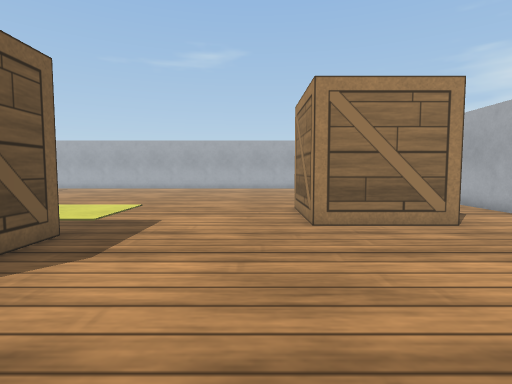
[1] (above)

23 first-person views from a walk through a world built for the Webots simulator. The camera is 0.15 m above the floor, tilts 4° down and sees 80° across. The floor is counted in squares, 0.1 m on a side. Each view is taken from the middle of a square. On the plan, view 1 faces up. The plan holds only what a view shows up to about 15 squares ahead; the rest is blank. Robots are left out. Webots' stock objects and surfaces are drawn as simple stand-ins.

[2]
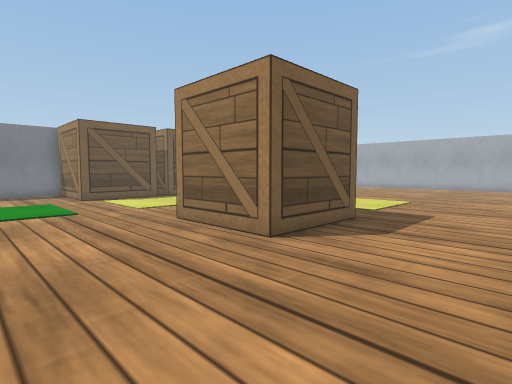

[3]
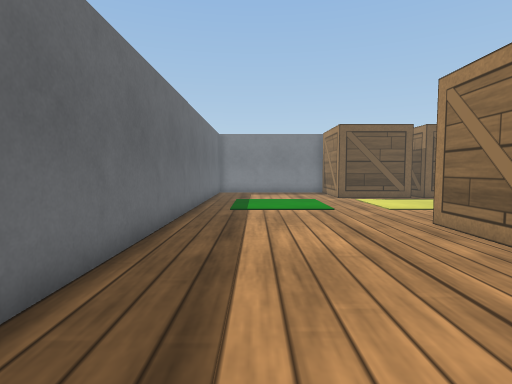

[4]
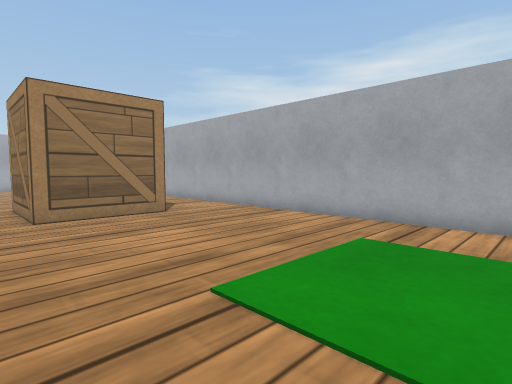

[5]
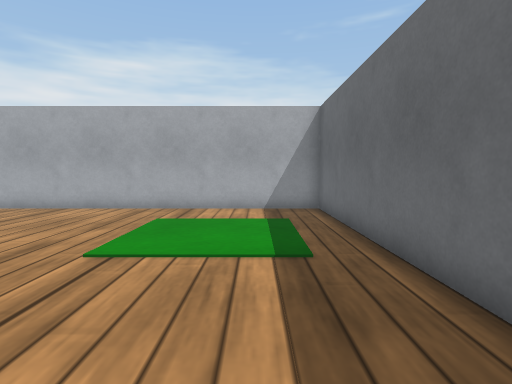

[6]
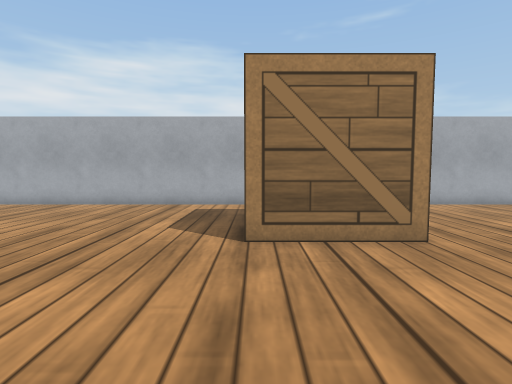

[7]
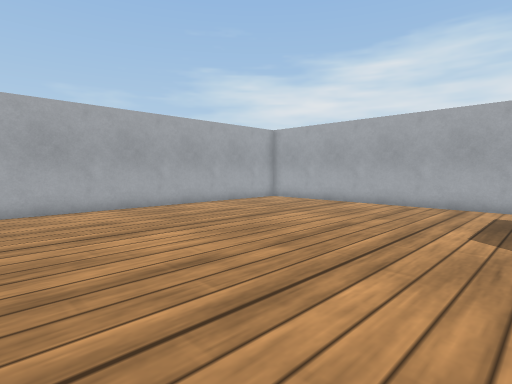

[8]
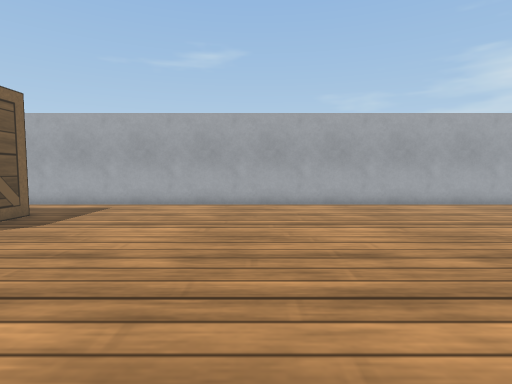

[9]
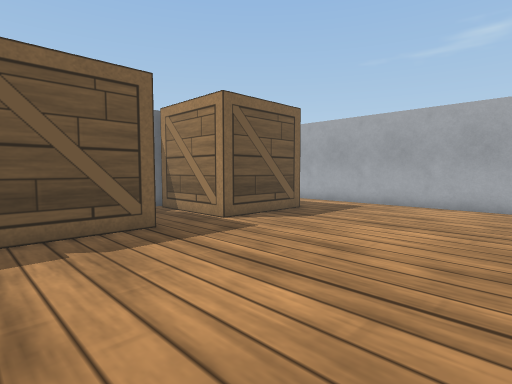

[10]
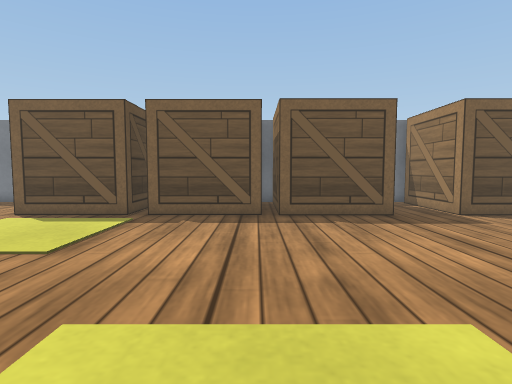

[11]
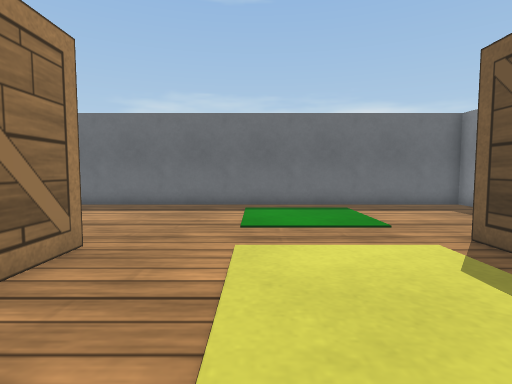

[12]
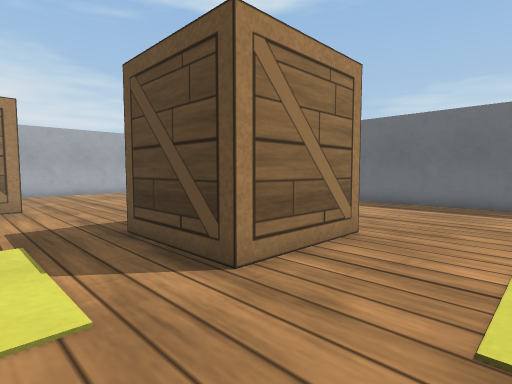

[13]
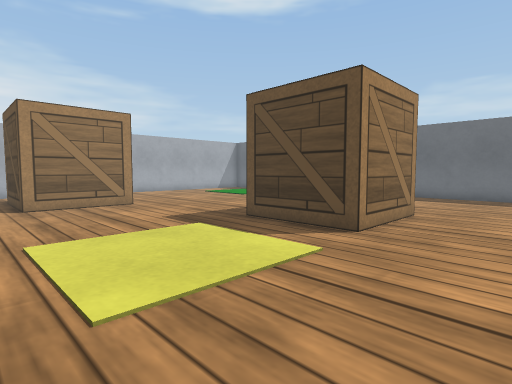

[14]
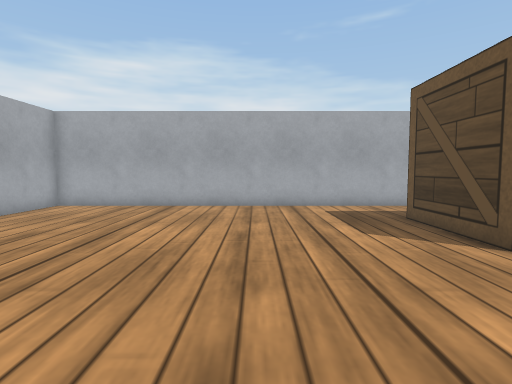

[15]
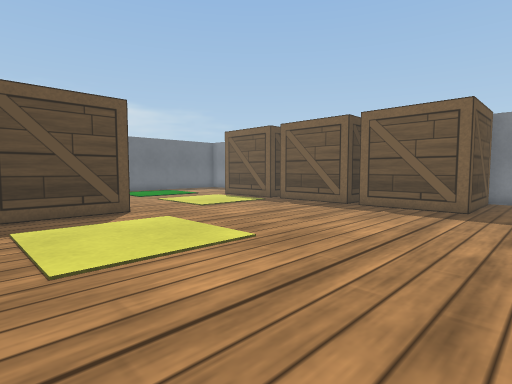

[16]
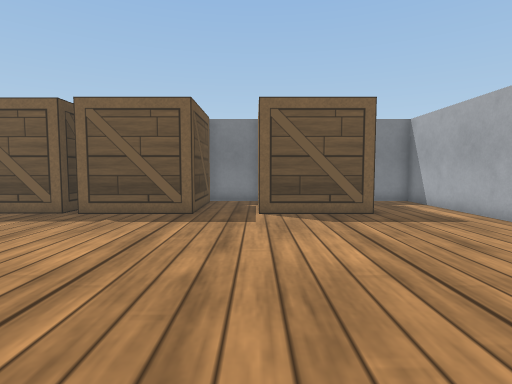

[17]
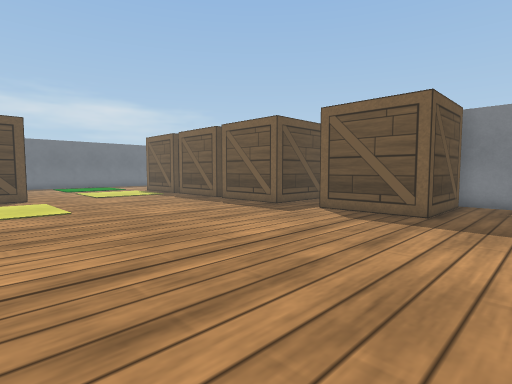

[18]
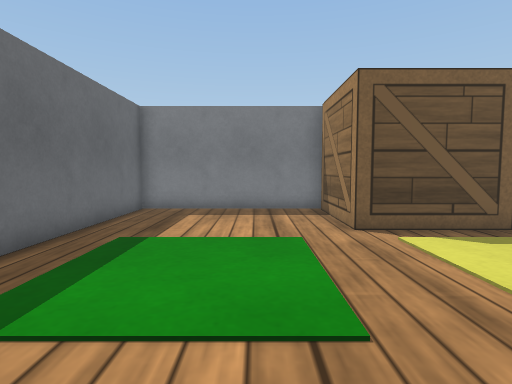

[19]
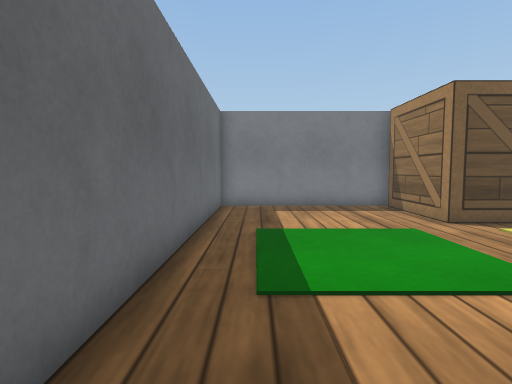

[20]
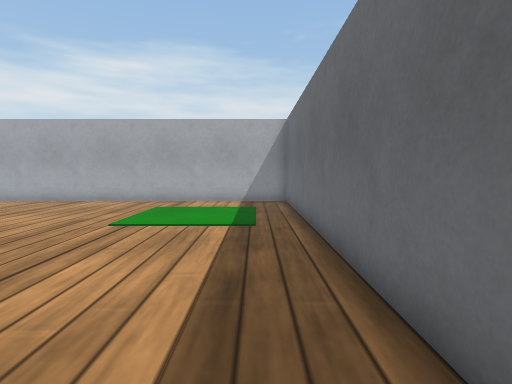

[21]
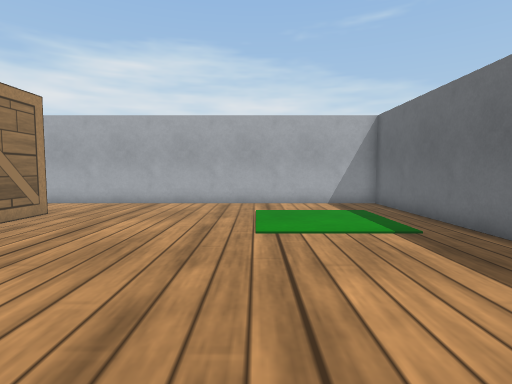

[22]
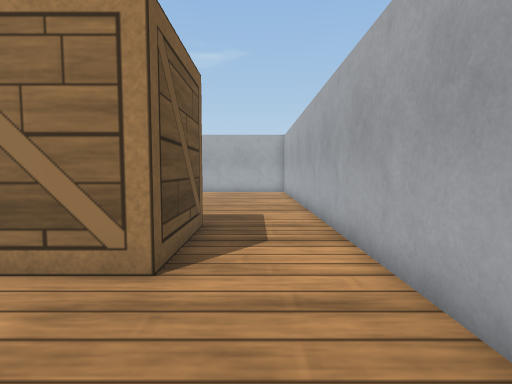

[23]
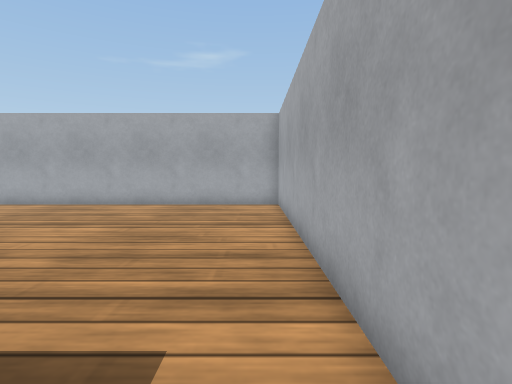

### Floor plan
Key: @ floor where view 1 was taken; # wall or solid block; . floor; B wooden box.
Columns run from 21 left of view 1 to 9 right of it. Each row starts with its distance up from view 1.
 26 ###############################
 25 #.............................#
 24 #.............................#
 23 #.............................#
 22 #BBBB.........................#
 21     B.........................#
 20     B.........................#
 19     B.........................#
 18 #BBBB.........................#
 17 #.............................#
 16 #BBBB.........................#
 15     B.........................#
 14     B.........................#
 13     B.........................#
 12 #BBBB..................BBBB...#
 11 #  BB..................B  B...#
 10     B..................B  B...#
  9     B..................BBBB...#
  8     B.........................#
  7   BBB........BBBB.............#
  6     B........B  B.............#
  5     B........B  B.............#
  4     B........B  B.............#
  3 #BBBB........BBBB.............#
  2 #.............................#
  1 #.............................#
  0 #.....   ............@..   ...#
 -1 #.....   ...............   ...#
 -2 #.....   ...............    ..#
 -3 #.............................#
 -4 #.............................#
 -5 ###############################

Positions as (right, up) in squares from view 1, and headings:
1: (0, 0), facing up
2: (0, -2), facing up-left
3: (0, -2), facing left
4: (0, -2), facing up-right
5: (-3, -2), facing right
6: (-5, 12), facing right
7: (-5, 13), facing up-right
8: (-9, 12), facing up
9: (-9, 12), facing up-left
10: (-6, 11), facing left
11: (-12, 9), facing down
12: (-12, 10), facing down-right
13: (-12, 14), facing down-right
14: (-4, 17), facing right
15: (-4, 18), facing down-left
16: (-6, 18), facing left
17: (-6, 25), facing down-left
18: (-9, 0), facing left
19: (-8, -3), facing left
20: (-6, -3), facing right
21: (-5, 1), facing right
22: (7, 4), facing up
23: (8, 12), facing up
